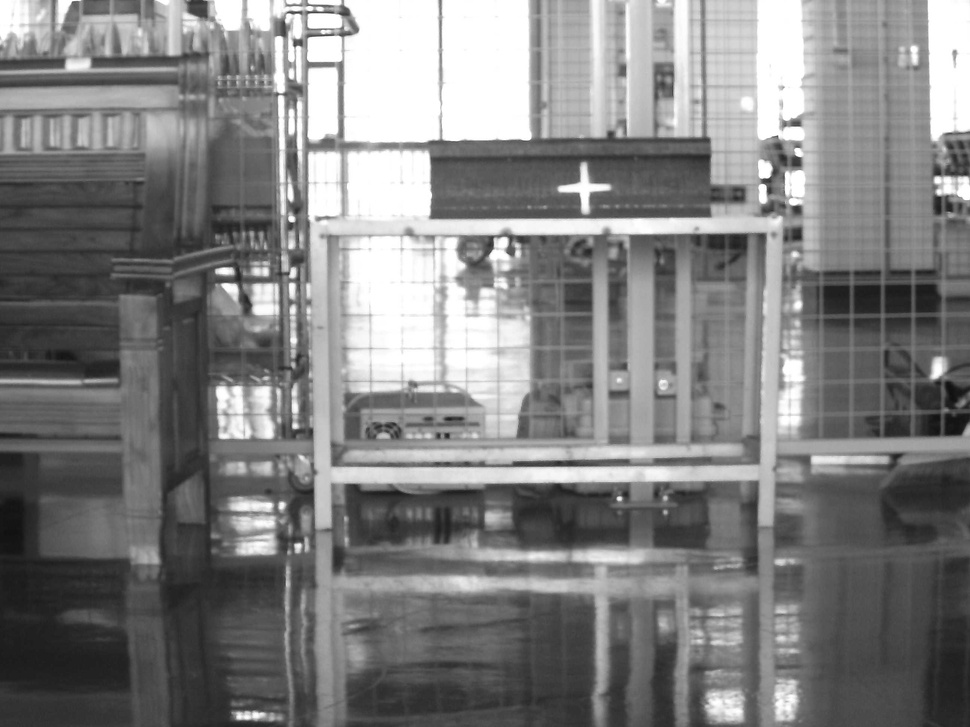
#> input picture images/apptest.jpg, 970 x 727 px, shrunk from 2592 x 1944 before the run
$ python main.py images/template.pgm images/ref0.jpg images/apptest.jpg images/apptest.jpg
#> lines starting #> are read from the running program, lines starting #| are printed output that depends on the picture; long printed decimals are rounded
import cv2 as cv
#import matplotlib as plt
import numpy as np
import math
import os
import time

import cv2.data;


#Name : Adulbary
#email : abdulbaryhowbani@gmail.com
#university of science and Technology of China (USTC)


# magic constant by experiments.
magic_constant = 100.0/294.0
#convert Image to Gray.
def toGray(imgx):
    return cv.cvtColor(imgx,cv.COLOR_BGR2GRAY)

#match Template.
def ns_find_template(img_path , template_path):


    img = cv.imread(img_path)
    if(  img.shape == None):
        print("image is empty")
        return (0,(0,0))
    template = cv.imread(template_path)
    if(  template.shape == None):
        print("template is not exist")
        return (0,(0,0))

    # matching method using Cross Correlation
    match_method = cv.TM_CCORR_NORMED
    #apply template matching to find the location of template in the Image.

    xmatch =cv.matchTemplate(img,template,cv.TM_CCORR_NORMED)
    minVal1, _maxVal1, minLoc, maxLoc = cv.minMaxLoc(xmatch ,None)
    print("maxlocation:",maxLoc)
    return (_maxVal1 , maxLoc)

#max
def ns_max ( x, y) :
    return x if x>=y else y

#min
def ns_min( x, y) :
    return x if x<=y else y


#calc , xdiff , ydiff , ecludian distance.
def calc_distance( p1, p2 ):

    x0 = p1[0]
    x1 = p2[0]
    y0 = p1[1]
    y1 = p2[1]
    #horizontal difference
    xdiff = abs( x1 - x0) * magic_constant # distance in mm
    #vertical difference
    ydiff =abs ( y1 - y0) * magic_constant # distance in mm
    #ecludian difference
    diff = math.sqrt( (xdiff * xdiff) +( ydiff * ydiff))

    return (xdiff , ydiff, diff)


def test():

    ref_path = "images/ref0.jpg";
    test_img= "images/apptest.jpg";
    template_path ="images/template.pgm";

    m, p1 = ns_find_template(test_img , template_path)
    m2, p2 = ns_find_template(ref_path, template_path)

    xdif,ydif , edif = calc_distance(p1, p2)
    print("horizontal shift(mm):", xdif)
    print("vertical shift (mm):", ydif)
    print("e shift(mm):",edif)

    #ref = cv.imread(ref_path)

    #cv.imshow("ref image",ref)
    #cv.waitKey(0)
def ProcessImages(ref_path , template_path  , test_img):

    m, p1 = ns_find_template(test_img , template_path)
    m2, p2 = ns_find_template(ref_path, template_path)

    xdif,ydif , edif = calc_distance(p1, p2)
    print("horizontal shift(mm):", xdif)
    print("vertical shift (mm):", ydif)
    print("e shift(mm):",edif)


import sys
import os

def isExists(str ):
    return os.path.exists(str)

if __name__ =="__main__":

    argc = len(sys.argv)
    #--def arguement used if you want to use default path for images.
    if(len(sys.argv)<4):
        print("Usage main.py ref_image template_img test_img [--def] ")
        exit()


    ref_img = sys.argv[1]
    template_img = sys.argv[2]
    test_img =  sys.argv[3]
    _def = False;
    def_path ="images/"
    if( argc == 5):
       _def = sys.argv[4] =='--def';

    if ( _def ) :
        test_img = def_path+test_img
        ref_img = def_path +ref_img
        template_img = def_path+template_img

    if not os.path.exists(ref_img):
        print("ref image is not exist!")
        exit()


    if not isExists(template_img):
        print( " template image no exists ");
        exit()

    if( not isExists(test_img)):
        print("test image is not exist !")
        exit()


    for arg in sys.argv:
        print(arg)

    # apply algorithm for images .
    ProcessImages(ref_img  , template_img , test_img)
#> in ns_find_template, img is the input picture: shape (727, 970, 3); min 15, max 255, mean 127.9
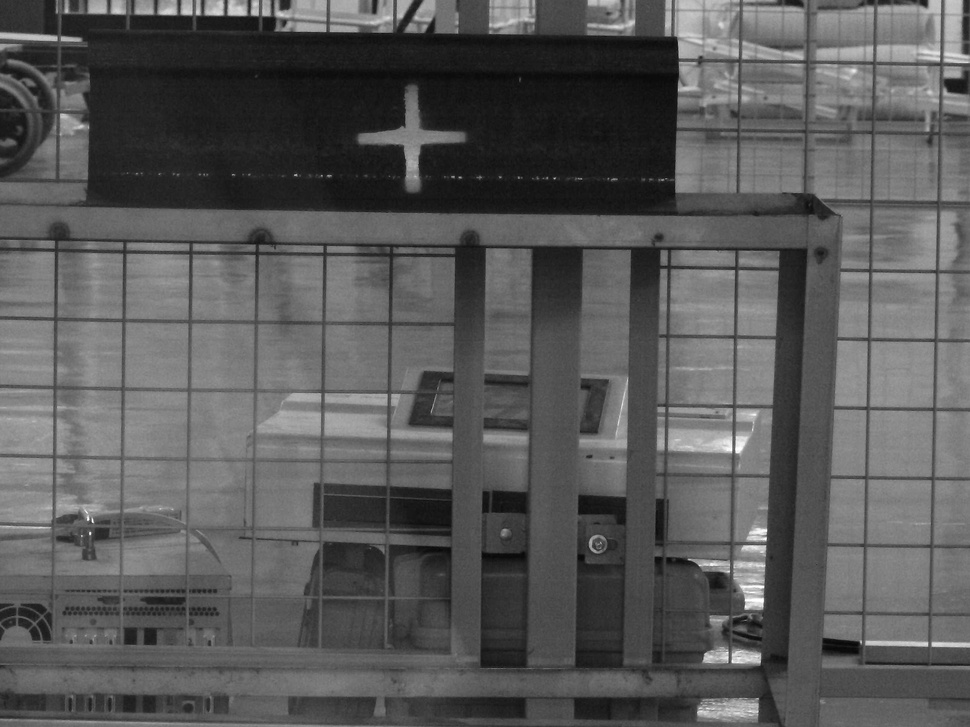
#> input picture images/ref0.jpg, 970 x 727 px, shrunk from 2592 x 1944 before the run
#> in ns_find_template, template is the input picture: shape (727, 970, 3); min 7, max 255, mean 88.9
#> in ns_find_template, `xmatch =cv.matchTemplate(img,template,cv.TM_CCORR_NORMED)`: xmatch = [0.791]
#> in ns_find_template, `minVal1, _maxVal1, minLoc, maxLoc = cv.minMaxLoc(xmatch ,None)`: minVal1 = 0.791; minLoc = (0, 0)
#| maxlocation: (0, 0)
#> in ProcessImages, `m, p1 = ns_find_template(test_img , template_path)`: m = 0.791; p1 = (0, 0)
#> call 2 of ns_find_template, with img_path = 'images/template.pgm', template_path = 'images/ref0.jpg'
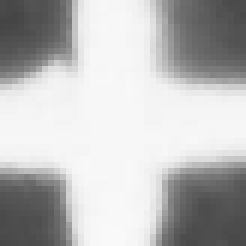
#> input picture images/template.pgm, 41 x 41 px, shrunk from 110 x 110 before the run (shown 6 times larger)
#> in ns_find_template, img is the input picture: shape (41, 41, 3); min 69, max 249, mean 186.4
#> in ns_find_template (call 2), `xmatch =cv.matchTemplate(img,template,cv.TM_CCORR_NORMED)`:
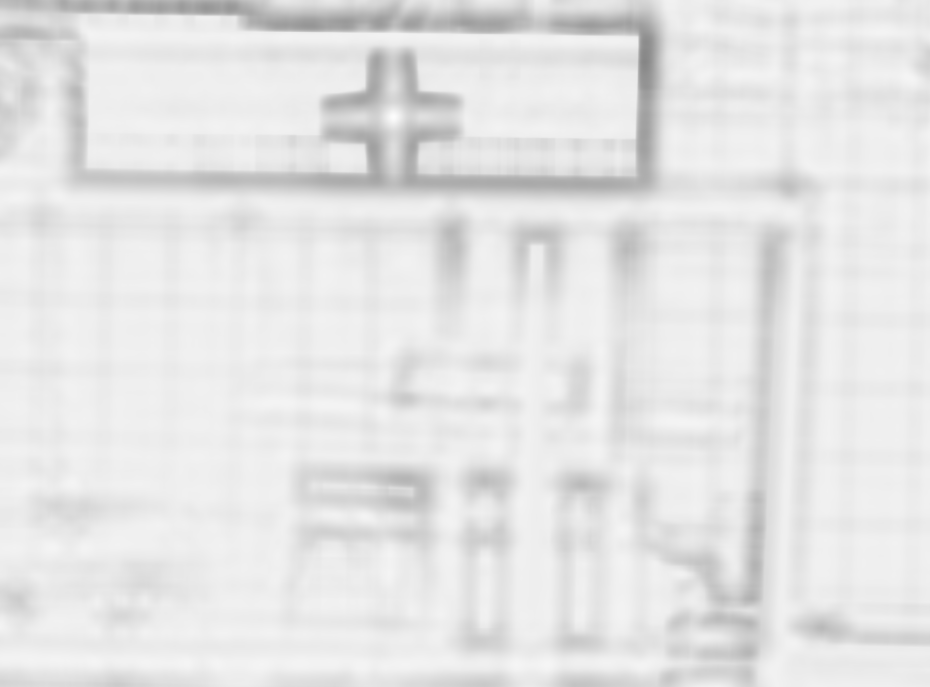
#> xmatch: shape (687, 930) float32; min 0.527, max 0.991, mean 0.899
#> in ns_find_template (call 2), `minVal1, _maxVal1, minLoc, maxLoc = cv.minMaxLoc(xmatch ,None)`: minVal1 = 0.527; minLoc = (644, 62); maxLoc = (393, 116)
#| maxlocation: (393, 116)
#> in ProcessImages, `m2, p2 = ns_find_template(ref_path, template_path)`: m2 = 0.991; p2 = (393, 116)
#> in calc_distance, `x0 = p1[0]`: x0 = 0
#> in calc_distance, `x1 = p2[0]`: x1 = 393
#> in calc_distance, `y0 = p1[1]`: y0 = 0
#> in calc_distance, `y1 = p2[1]`: y1 = 116
#> in calc_distance, `xdiff = abs( x1 - x0) * magic_constant`: xdiff = 133.7
#> in calc_distance, `ydiff =abs ( y1 - y0) * magic_constant`: ydiff = 39.46
#> in calc_distance, `diff = math.sqrt( (xdiff * xdiff) +( ydiff * ydiff))`: diff = 139.4
#> in ProcessImages, `xdif,ydif , edif = calc_distance(p1, p2)`: xdif = 133.7; ydif = 39.46; edif = 139.4
#| horizontal shift(mm): 133.673
#| vertical shift (mm): 39.456
#| e shift(mm): 139.375


    print( "done ...")
